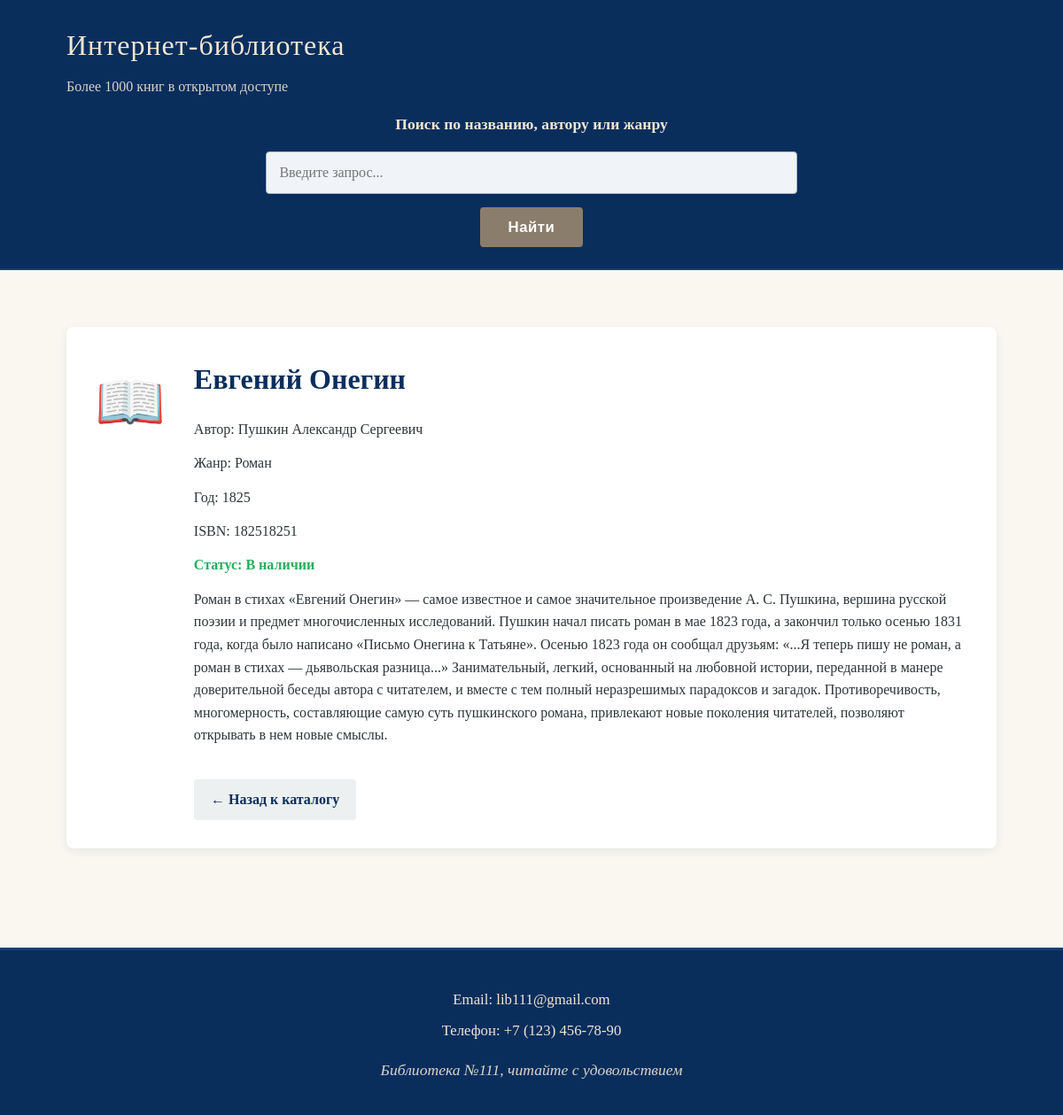
Page /books/8/ on the committed database.
### library_app/models.py (models this page shows, shortened)
class Book(models.Model):
    title = models.CharField(max_length=200, verbose_name="Название")
    author = models.ForeignKey(
        Author,
        on_delete=models.CASCADE,
        verbose_name="Автор"
    )
    genre = models.CharField(max_length=100, verbose_name="Жанр")
    year = models.IntegerField(verbose_name="Год издания")
    isbn = models.CharField(max_length=17, unique=True, verbose_name="ISBN")
    description = models.TextField(verbose_name="Описание")
    available = models.BooleanField(default=True, verbose_name="Доступна")
    class Meta:
        verbose_name = "Книга"
        verbose_name_plural = "Книги"

class Author(models.Model):
    name = models.CharField(max_length=100, verbose_name="Имя автора")
    bio = models.TextField(blank=True, verbose_name="Биография")
    class Meta:
        verbose_name = "Автор"
        verbose_name_plural = "Авторы"

### library_app/views.py (the view)
# urls.py: path('books/<int:book_id>/', views.book_detail, name='book_detail'),
def book_detail(request, book_id):
    book = Book.objects.get(id=book_id)
    return render(request, 'book_detail.html', {'book': book})

### library_app/templates/book_detail.html (shortened to what this page needs)
<!DOCTYPE html>
<html lang="ru">
<head>
    {% load static %}
    <link rel="stylesheet" href="{% static 'styles/style.css' %}">
</head>
<body>
    <header>
        <div class="container">
            <h1 class="header-title">Интернет-библиотека</h1>
            <p class="header_description">Более 1000 книг в открытом доступе</p>
            <form class="books_form" action="{% url 'books_list' %}">
                <label for="search">Поиск по названию, автору или жанру</label>
                <input type="text" id="search" name="q" placeholder="Введите запрос...">
                <button type="submit">Найти</button>
            </form>
        </div>
    </header>
    <main>
        <div class="container">
            <div class="book-detail-card">
                <div class="book-cover-placeholder">📖</div>
                <div class="book-info">
                    <h2 class="book-title">{{ book.title }}</h2>
                                        <p class="book-author">Автор: {{ book.author.name }}</p>
                    <p class="book-genre">Жанр: {{ book.genre }}</p>
                    <p class="book-year">Год: {{ book.year }}</p>
                    <p class="book-isbn">ISBN: {{ book.isbn }}</p>
                    <p class="book-status"><strong>Статус:</strong>
                        {% if book.available %}
                            <span style="color: #27ae60;">В наличии</span>
                        {% else %}
                            <span style="color: #e74c3c;">Выдана</span>
                        {% endif %}
                    </p>
                    <p class="book-description">
                        {{ book.description }}
                    </p>
                    <a href="{% url 'books_list' %}" class="btn-back">← Назад к каталогу</a>
                </div>
            </div>
        </div>
    </main>
    <footer>
        <div class="container">
            <div class="contacts">
                <ul class="contact_list">
                    <li>Email: lib111@gmail.com</li>
                    <li>Телефон: +7 (123) 456-78-90</li>
                </ul>
            </div>
            <p class="lib_description">Библиотека №111, читайте с удовольствием</p>
        </div>
    </footer>
</body>
</html>

### library_app/static/styles/style.css (style rules this page uses)
* { margin: 0; padding: 0; box-sizing: border-box; }
body { font-family: 'Georgia', 'Times New Roman', serif; line-height: 1.7; color: #2c3539; background-color: #f9f7f0; }
.container { width: 90%; max-width: 1100px; margin: 0 auto; padding: 0 15px; }
header { background-color: #0a2e5c; padding: 1.5rem 0; color: #f0e6d2; border-bottom: 2px solid #1a3f6d; }
.header-title { font-size: 2rem; margin-bottom: 0.4rem; font-weight: normal; letter-spacing: 1px; }
.header_description { font-size: 1rem; margin-bottom: 1rem; opacity: 0.9; max-width: 700px; line-height: 1.6; }
.books_form { display: flex; flex-direction: column; align-items: center; gap: 0.9rem; max-width: 600px; margin: 0 auto; }
.books_form label { font-weight: bold; font-size: 1.1rem; }
.books_form input[type="text"] { width: 100%; padding: 0.9rem; font-size: 1rem; border: 1px solid #a8b5c4; border-radius: 4px; background-color: #f0f4f8; color: #0a2e5c; font-family: inherit; }
.books_form button { padding: 0.8rem 2rem; font-size: 1.05rem; background-color: #8b7d6b; color: white; border: none; border-radius: 4px; cursor: pointer; font-weight: bold; letter-spacing: 0.5px; transition: background-color 0.2s; }
main { padding: 2rem 0; }
footer { background-color: #0a2e5c; color: #f0e6d2; padding: 2.2rem 0; margin-top: 3rem; border-top: 3px solid #1a3f6d; }
.contact_list { list-style: none; text-align: center; margin-bottom: 1rem; }
.contact_list li { margin: 0.4rem 0; font-size: 1.05rem; }
.lib_description { text-align: center; font-style: italic; opacity: 0.9; font-size: 1.1rem; margin: 0; }
.book-detail-card { display: flex; gap: 2rem; background: white; padding: 2rem; border-radius: 8px; box-shadow: 0 3px 10px rgba(10, 46, 92, 0.08); margin: 2rem 0; }
.book-cover-placeholder { font-size: 4rem; color: #0a2e5c; }
.book-info { flex: 1; }
.book-info h2 { color: #0a2e5c; margin-bottom: 1rem; font-size: 2rem; }
.book-info p { margin-bottom: 0.8rem; line-height: 1.6; }
.book-status { color: #27ae60; font-weight: bold; }
.btn-back { display: inline-block; margin-top: 1.5rem; padding: 0.6rem 1.2rem; background-color: #ecf0f1; color: #0a2e5c; text-decoration: none; border-radius: 4px; font-weight: bold; }

### rows in the picture
Book: title "Евгений Онегин", author.name "Пушкин Александр Сергеевич", genre "Роман", year "1825", isbn "182518251", description "Роман в стихах «Евгений Онегин» — самое известное и самое значительное произведение А. С. Пушкина, вершина русской поэзии и предмет многочисленных исследований. Пушкин начал писать роман в мае 1823 года, а закончил только осенью 1831 года, когда было написано «Письмо Онегина к Татьяне». Осенью 1823 года он сообщал друзьям: «...Я теперь пишу не роман, а роман в стихах — дьявольская разница...» Занимательный, легкий, основанный на любовной истории, переданной в манере доверительной беседы автора с читателем, и вместе с тем полный неразрешимых парадоксов и загадок. Противоречивость, многомерность, составляющие самую суть пушкинского романа, привлекают новые поколения читателей, позволяют…"
